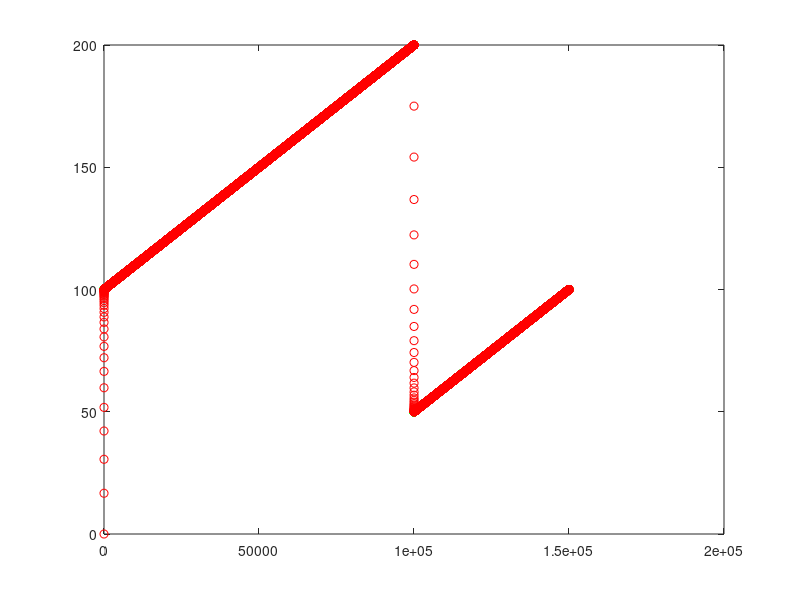

Write the MATLAB code that produced this figure.

%% EMA simulation based on
% http://stockcharts.com/school/doku.php?id=chart_school:technical_indicators:moving_averages
% http://osdir.com/ml/python.matplotlib.general/2005-04/msg00044.html

a = [100:0.001:200];
b = [50:0.001:100];
input = [a b];
n = 5;
weight = 1/(n+1);

count = 1;
output(numel(input)+1) = 0.0;
for k = input
    count = count + 1;
    output(count) = (k - output(count-1)) * weight + output(count-1);
end

Xi = 1:numel(input);
Xo = 1:numel(output);

plot(Xi, input, 'go', Xo, output, 'ro')